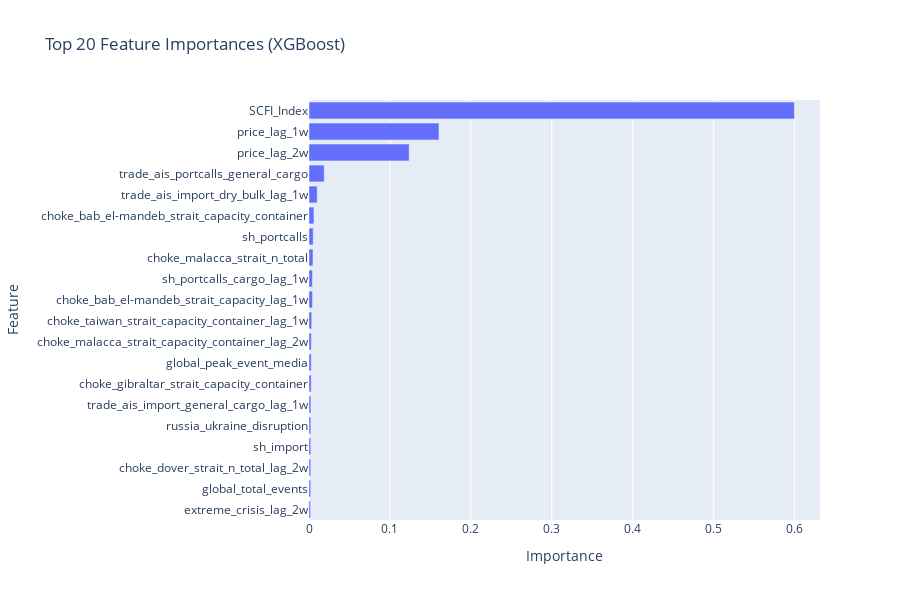

The cell this chart's notebook holds for it:
### Markdown cell above
## Step 10: Feature Importance Analysis

### Code cell
# Get feature importances from XGBoost
feature_importance = pd.DataFrame({
    'Feature': feature_cols,
    'Importance': xgb_model.feature_importances_
}).sort_values('Importance', ascending=False)

print(f"\nTop 20 Most Important Features (XGBoost):")
print(feature_importance.head(20).to_string(index=False))

# Visualize top 20 features
fig = px.bar(
    feature_importance.head(20),
    x='Importance',
    y='Feature',
    orientation='h',
    title='Top 20 Feature Importances (XGBoost)'
)
fig.update_layout(height=600, yaxis={'categoryorder': 'total ascending'})
fig.show()

### Figure 1 — Plotly figure (JSON) as saved in the notebook; plotly's stock layout.template omitted (floating-point values rounded to 4 significant figures)
{"data": [{"hovertemplate": "Importance=%{x}<br>Feature=%{y}<extra></extra>", "legendgroup": "", "marker": {"color": "#636efa", "pattern": {"shape": ""}}, "name": "", "orientation": "h", "showlegend": false, "textposition": "auto", "type": "bar", "x": [0.5998, 0.1606, 0.1237, 0.01877, 0.01014, 0.006091, 0.005207, 0.004899, 0.00423, 0.00422, 0.003331, 0.002798, 0.002764, 0.002701, 0.002325, 0.002248, 0.002156, 0.00211, 0.002077, 0.001934], "xaxis": "x", "y": ["SCFI_Index", "price_lag_1w", "price_lag_2w", "trade_ais_portcalls_general_cargo", "trade_ais_import_dry_bulk_lag_1w", "choke_bab_el-mandeb_strait_capacity_container", "sh_portcalls", "choke_malacca_strait_n_total", "sh_portcalls_cargo_lag_1w", "choke_bab_el-mandeb_strait_capacity_lag_1w", "choke_taiwan_strait_capacity_container_lag_1w", "choke_malacca_strait_capacity_container_lag_2w", "global_peak_event_media", "choke_gibraltar_strait_capacity_container", "trade_ais_import_general_cargo_lag_1w", "russia_ukraine_disruption", "sh_import", "choke_dover_strait_n_total_lag_2w", "global_total_events", "extreme_crisis_lag_2w"], "yaxis": "y"}], "layout": {"barmode": "relative", "height": 600, "legend": {"tracegroupgap": 0}, "title": {"text": "Top 20 Feature Importances (XGBoost)"}, "xaxis": {"anchor": "y", "domain": [0, 1], "title": {"text": "Importance"}}, "yaxis": {"anchor": "x", "categoryorder": "total ascending", "domain": [0, 1], "title": {"text": "Feature"}}}}
